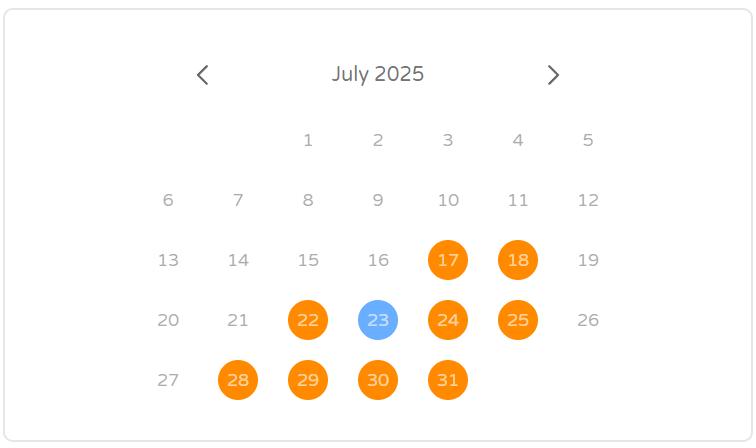
#> input picture images/coddy52_july2025.png, 756 x 448 px, found by its file name; its folder holds only this picture in this run
$ python image_recongnition.py
#> lines starting #> are read from the running program, lines starting #| are printed output that depends on the picture; after the words box and inside, x2 and y2 are one past the last pixel; in counts of white or black regions, pixels touching at a corner belong together
import cv2
import numpy as np
import matplotlib.pyplot as plt
import os
import pandas as pd

folder_path = r"C:\Users\user1\Documents\GitHub\coddy_image_recognition\images"
total_contours = 0
results = []

for index, filename in enumerate(os.listdir(folder_path),start=1):
    img_path = os.path.join(folder_path, filename)
    image = cv2.imread(img_path)
#> image is the input picture: shape (448, 756, 3); mean B, G, R 246, 250.1, 253.6

    hsv = cv2.cvtColor(image, cv2.COLOR_BGR2HSV)
#> hsv: shape (448, 756, 3); mean H, S, V 1.1, 8.7, 254.2

    # Define orange range (you may tune this slightly)
    lower_orange = np.array([5, 100, 100])
    upper_orange = np.array([25, 255, 255])

    # Create mask
    mask = cv2.inRange(hsv, lower_orange, upper_orange)
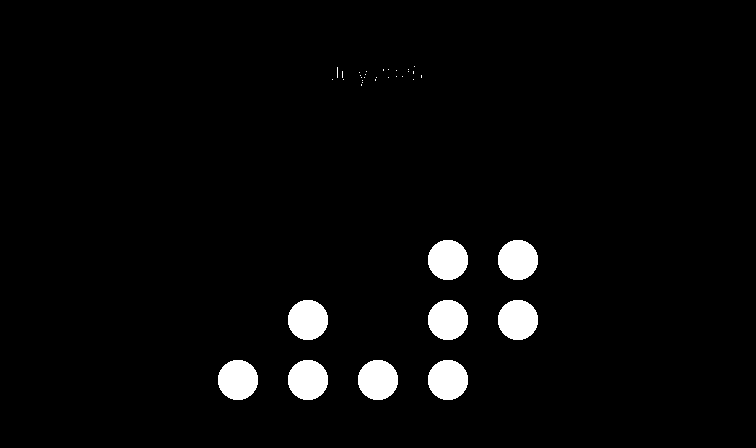
#> mask: shape (448, 756); 3.4% white; 36 white regions (27 under 20 px), largest, box (x1, y1, x2, y2) and area: (428, 240, 468, 280) 1272, (498, 240, 538, 280) 1272, (288, 300, 328, 340) 1272

    # Clean noise
    kernel = np.ones((5, 5), np.uint8)
    mask = cv2.morphologyEx(mask, cv2.MORPH_OPEN, kernel)
#> mask: shape (448, 756); 3.4% white; 9 white regions

    mask = cv2.morphologyEx(mask, cv2.MORPH_CLOSE, kernel)
    contours, _ = cv2.findContours(mask, cv2.RETR_EXTERNAL, cv2.CHAIN_APPROX_SIMPLE)
#> contours = 9 contours; largest, box (x1, y1, x2, y2) and area: (428, 360, 468, 400) 1215, (358, 360, 398, 400) 1215, (288, 360, 328, 400) 1215, (218, 360, 258, 400) 1215, (498, 300, 538, 340) 1215
    count_contours = len(contours)
#> count_contours = 9
    total_contours += count_contours
#> total_contours = 9
    print(f"The number of orange blobs for image {index} - {filename}: {count_contours}")
#| The number of orange blobs for image 1 - coddy52_july2025.png: 9

    results.append({
        "image_number": index,
        "filename" : filename,
        "blob_count" : count_contours
    })

print(f"Total Orange blobs: {total_contours}")
#| Total Orange blobs: 9

df = pd.DataFrame(results)
#> df = table of 1 rows and 3 columns

print(df)
#|    image_number              filename  blob_count
#| 0             1  coddy52_july2025.png           9

df["month_year"] = df["filename"].str.extract(r'_(.*)\.png')

print(df)
#|    image_number              filename  blob_count month_year
#| 0             1  coddy52_july2025.png           9   july2025

df["date"] = pd.to_datetime(df["month_year"], format="%b%Y", errors="coerce")

print(df)
#|    image_number              filename  blob_count month_year date
#| 0             1  coddy52_july2025.png           9   july2025  NaT

# df = df.sort_values("date")
# print(df)

plt.plot(df["date"], df["blob_count"])
plt.title("Number of Orange blob over time")
plt.xlabel("Date")
plt.ylabel("Number of Orange Blob")
plt.xticks(rotation = 45)
plt.show()
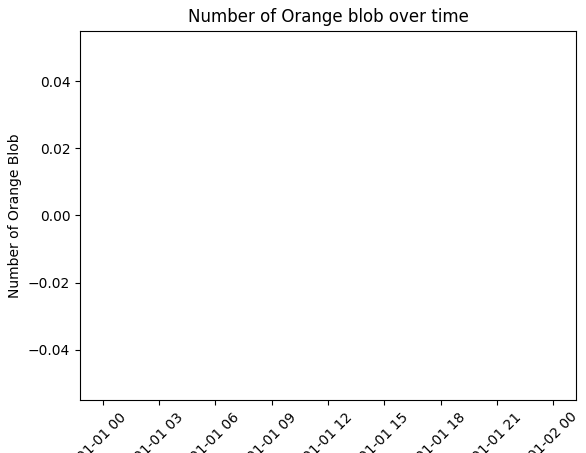
#> figure drawn by matplotlib, 1 panel

$ run again, on images/coddy53_aug2025.png
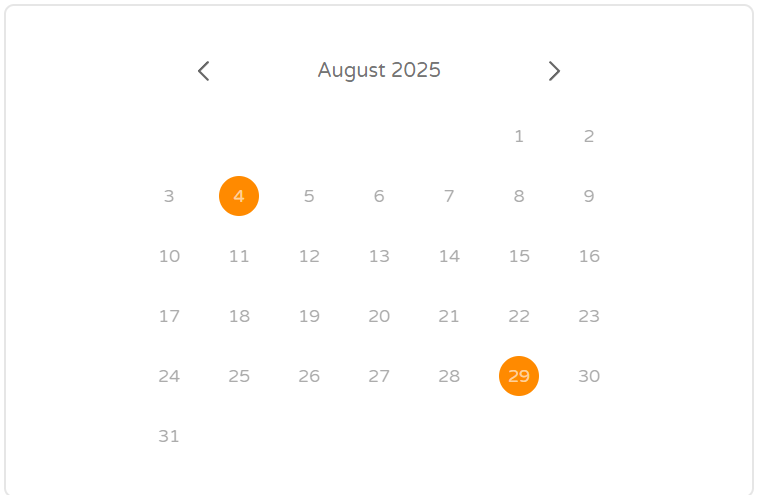
#> input picture images/coddy53_aug2025.png, 758 x 495 px, found by its file name
#> image is the input picture: shape (495, 758, 3); mean B, G, R 252.4, 253.3, 254.1
#> hsv: shape (495, 758, 3); mean H, S, V 0.2, 1.8, 254.1
#> `mask = cv2.inRange(hsv, lower_orange, upper_orange)`:
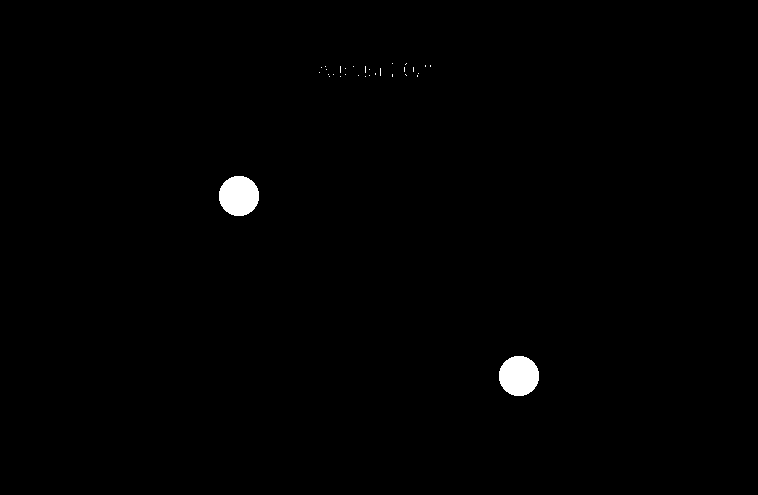
#> mask: shape (495, 758); 0.7% white; 31 white regions (29 under 20 px), largest, box (x1, y1, x2, y2) and area: (219, 176, 259, 216) 1272, (499, 356, 539, 396) 1272
#> contours = 2 contours; box (x1, y1, x2, y2) and area: (499, 356, 539, 396) 1215, (219, 176, 259, 216) 1215
#> count_contours = 2
#| The number of orange blobs for image 1 - coddy53_aug2025.png: 2
#| Total Orange blobs: 2
#> df = table of 1 rows and 3 columns
#|    image_number             filename  blob_count
#| 0             1  coddy53_aug2025.png           2
#|    image_number             filename  blob_count month_year
#| 0             1  coddy53_aug2025.png           2    aug2025
#|    image_number             filename  blob_count month_year       date
#| 0             1  coddy53_aug2025.png           2    aug2025 2025-08-01
#> `plt.show()`:
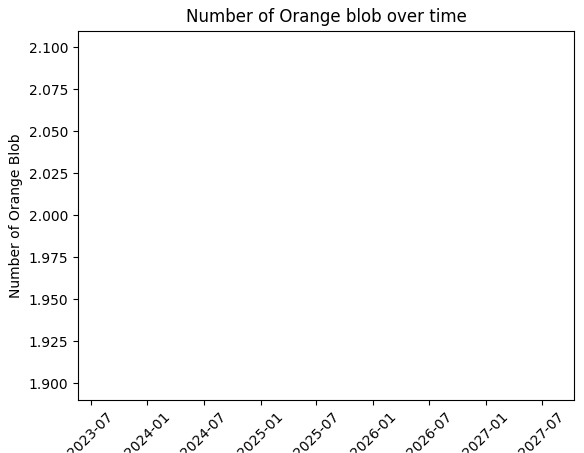
#> figure drawn by matplotlib, 1 panel
